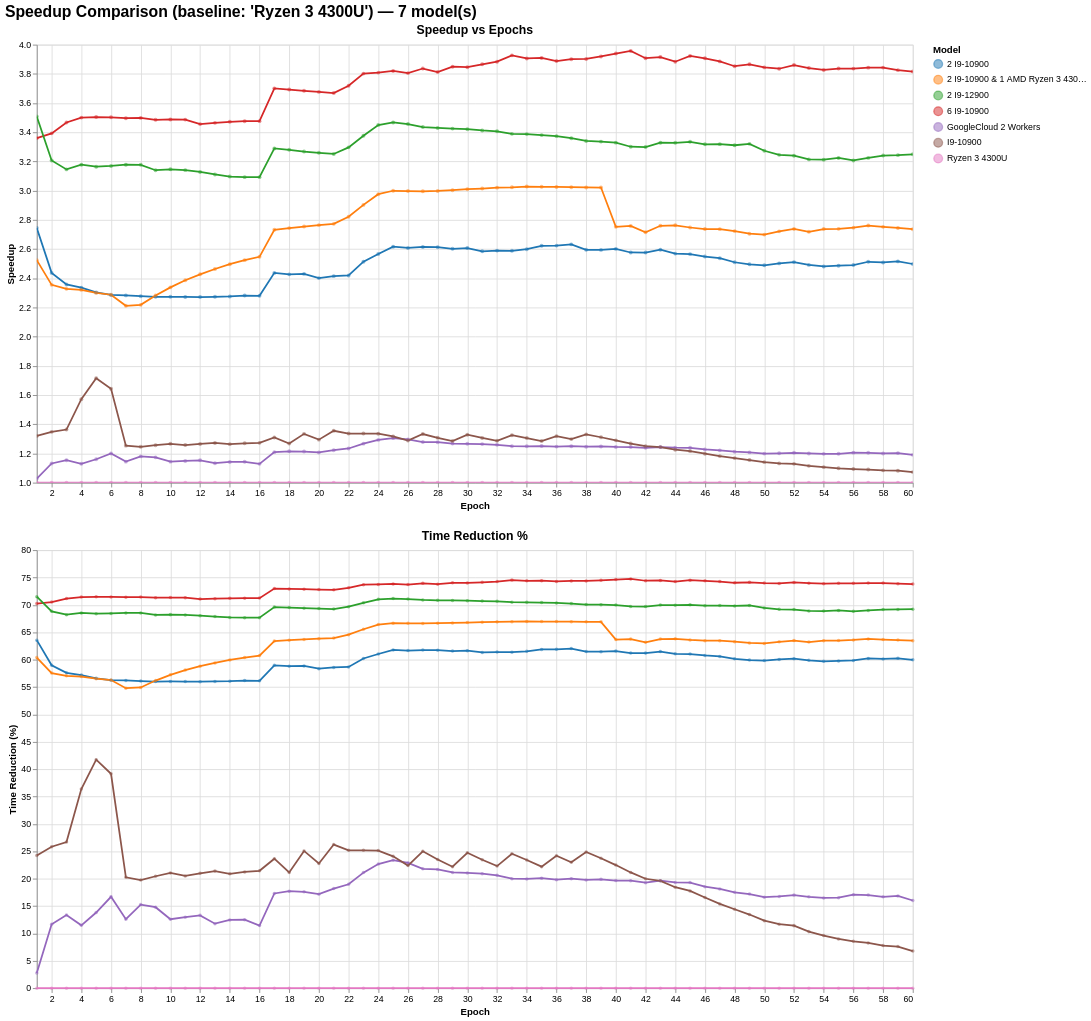

Notebook code cell kept with this figure:
### Markdown cell above
## Speed up Comparassion

### Code cell
speedup_analysis("../stats/CIFAR_10", base_case="Ryzen 3 4300U")

### Figure 1 — Vega-Lite specification as saved in the notebook (floating-point values rounded to 4 significant figures; data arrays with more than 128 entries replaced by an {"elided": "..."} marker saying what was removed)
{"config": {"view": {"continuousWidth": 300, "continuousHeight": 300}}, "vconcat": [{"mark": {"type": "line", "point": {"opacity": 0.5, "size": 20}}, "encoding": {"color": {"field": "model", "legend": {"orient": "right", "title": "Model"}, "scale": {"scheme": "category10"}, "type": "nominal"}, "tooltip": [{"field": "model", "title": "Model", "type": "nominal"}, {"field": "epoch", "title": "Epoch", "type": "quantitative"}, {"field": "speedup", "format": ".2f", "title": "Speedup", "type": "quantitative"}, {"field": "time_s_impl", "format": ".2f", "title": "Implementation Time (s)", "type": "quantitative"}], "x": {"field": "epoch", "scale": {"nice": false, "zero": false}, "title": "Epoch", "type": "quantitative"}, "y": {"field": "speedup", "scale": {"zero": false}, "title": "Speedup", "type": "quantitative"}}, "height": 500, "name": "view_438cce4f994d6b46_0", "title": {"text": "Speedup vs Epochs", "fontSize": 14}, "width": 1000}, {"mark": {"type": "line", "point": {"opacity": 0.5, "size": 16}}, "encoding": {"color": {"field": "model", "legend": {"orient": "right", "title": "Model"}, "scale": {"scheme": "category10"}, "type": "nominal"}, "tooltip": [{"field": "model", "title": "Model", "type": "nominal"}, {"field": "epoch", "title": "Epoch", "type": "quantitative"}, {"field": "time_reduction_pct", "format": ".1f", "title": "Time Reduction (%)", "type": "quantitative"}], "x": {"field": "epoch", "scale": {"nice": false, "zero": false}, "title": "Epoch", "type": "quantitative"}, "y": {"field": "time_reduction_pct", "scale": {"zero": false}, "title": "Time Reduction (%)", "type": "quantitative"}}, "height": 500, "title": {"text": "Time Reduction %", "fontSize": 14}, "width": 1000}], "data": {"name": "data-72b844ec67c2cdeb1d96688a3955e4f2"}, "params": [{"name": "zoom_speedup_epoch", "select": {"type": "interval"}, "bind": "scales", "views": ["view_438cce4f994d6b46_0"]}], "resolve": {"scale": {"color": "shared"}}, "title": {"text": "Speedup Comparison (baseline: 'Ryzen 3 4300U') — 7 model(s)", "fontSize": 18}, "$schema": "https://vega.github.io/schema/vega-lite/v6.1.0.json", "datasets": {"data-72b844ec67c2cdeb1d96688a3955e4f2": {"elided": "420 records"}}}
